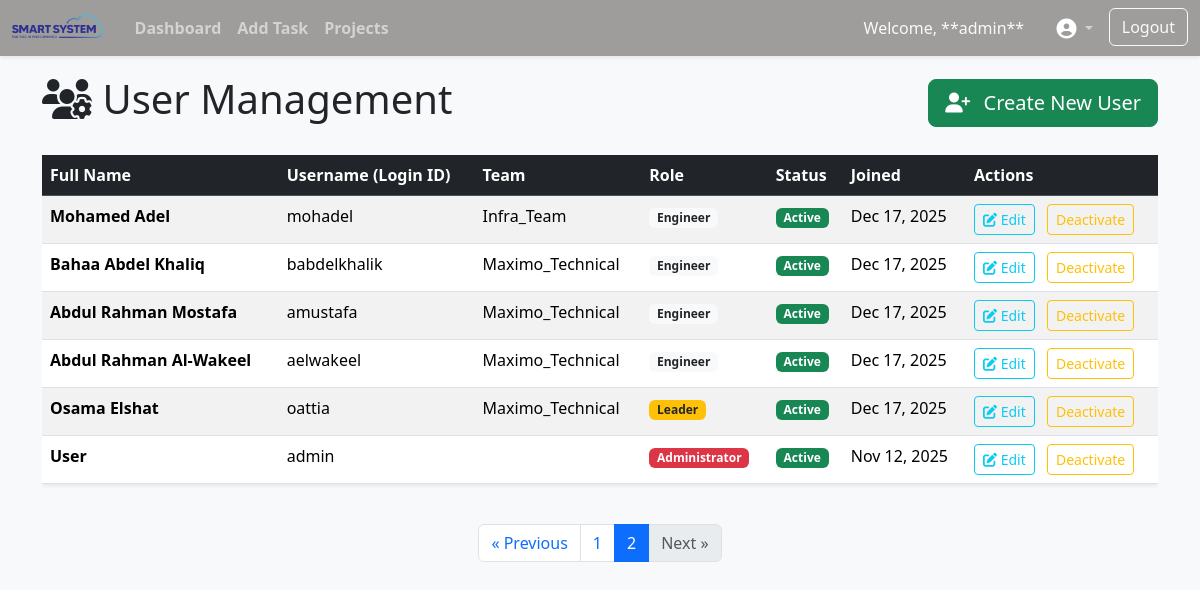
The page /users/?page=2 (signed in) on the database its author committed.
### app/models.py (models this page shows, shortened)
class CustomUser(AbstractBaseUser, PermissionsMixin):
    ROLE_CHOICES = [
        ('admin', 'Administrator'),
        ('developer', 'Developer'),
        ('sales', 'Sales'),
        ('ceo', 'CEO '),
        ('project-manager', 'Project Manager'),
        ('leader', 'Leader'),
        ('top-manager', 'Top Manager'),
        ('delivery-manager', 'Delivery Manager'),
        ('engineer', 'Engineer'),
    ]
    username = models.CharField(max_length=150, unique=True)
    role = models.CharField(max_length=20, choices=ROLE_CHOICES)
    is_active = models.BooleanField(default=True)
    is_staff = models.BooleanField(default=False)
    full_name = models.CharField( max_length=220, default='User')
    team = models.ForeignKey(Team, on_delete=models.SET_NULL,
                              null=True, blank=True, related_name="employees")
    objects = CustomUserManager()
    date_joined = models.DateTimeField(auto_now_add=True)
    email = models.EmailField(null=True, blank=True)
    USERNAME_FIELD = 'username'
    REQUIRED_FIELDS = ['role']
    class Meta:
        ordering = ('-date_joined',)

class Team(models.Model):
    title = models.CharField(max_length=100)
    team_lead = models.CharField(max_length=220, null=True)

### app/views.py (the view)
# urls.py: path('users/', views.users, name='users'),
@user_passes_test(lambda u: is_admin(u) or is_manager(u) or is_leader(u), login_url=reverse_lazy('home'))
def users(request):
    if is_leader(request.user):
        user_list = models.CustomUser.objects.filter(team__team_lead=request.user.full_name).order_by("-date_joined")
        teams = Team.objects.filter(team_lead = request.user.full_name)
    else:
        user_list = models.CustomUser.objects.all().order_by('-date_joined')
        teams =  models.Team.objects.all()
    paginator = Paginator(user_list, PAGE_SIZE)
    page_number = request.GET.get('page')
    page_obj = paginator.get_page(page_number)
    return render(request, 'users.html', {
        "role_choices": models.CustomUser.ROLE_CHOICES,
        "page_obj": page_obj,
        "users": page_obj.object_list,
        "teams": teams
    })

### app/views.py (called while the page is built)
def is_admin(user):
    return user.is_superuser or user.role == "admin"

def is_leader(user):
    return user.role == "leader"

### templates/users.html (shortened to what this page needs)
{% extends 'base.html' %}
{% block content %}
<div class="d-flex justify-content-between align-items-center mb-4 animate__animated animate__fadeInDown">
    <h1><i class="fas fa-users-cog"></i> User Management</h1>
    <button type="button" class="btn btn-success btn-lg" data-bs-toggle="modal" data-bs-target="#createUserModal">
        <i class="fas fa-user-plus me-2"></i> Create New User
    </button>
</div>
<div class="table-responsive animate__animated animate__fadeInUp">
    <table class="table table-hover table-striped shadow-sm">
        <thead class="table-dark">
            <tr>
                <th>Full Name</th>
                <th>Username (Login ID)</th>
                <th>Team</th>
                <th>Role</th>
                <th>Status</th>
                <th>Joined</th>
                <th>Actions</th>
            </tr>
        </thead>
        <tbody>
            {% for user in page_obj.object_list %}
            <tr id="user-row-{{ user.pk }}"
                data-user-id="{{ user.pk }}"
                data-full-name="{{ user.full_name }}"
                data-username="{{ user.username }}"
                data-role="{{ user.role }}"
                data-team="{{ user.team.pk }}"
                data-is-active="{% if user.is_active %}Active{% else %}Inactive{% endif %}">
                <td class="fw-bold">{{ user.full_name }}</td>
                <td>{{ user.username }}</td>
                <td>{{ user.team.title }}</td>
                <td>
                    {% if user.role == 'admin' %}
                        <span class="badge bg-danger">Administrator</span>
                    {% elif user.role == 'ceo' %}
                        <span class="badge bg-primary">CEO</span>
                    {% elif user.role == 'project-manager' %}
                        <span class="badge bg-info">PM</span>
                    {% elif user.role == 'leader' %}
                        <span class="badge bg-warning text-dark">Leader</span>
                    {% elif user.role == 'developer' %}
                        <span class="badge bg-dark">Developer</span>
                    {% elif user.role == 'sales' %}
                        <span class="badge bg-secondary">Sales</span>
                    {% else %}
                        <span class="badge bg-light text-dark">{{ user.get_role_display }}</span>
                    {% endif %}
                </td>
                <td>
                    {% if user.is_active %}
                        <span class="badge bg-success">Active</span>
                    {% else %}
                        <span class="badge bg-warning text-dark">Suspended</span>
                    {% endif %}
                </td>
                <td>{{ user.date_joined|date:"M d, Y" }}</td>
                <td>
                    <button class="btn btn-sm btn-outline-info me-2"
                            onclick="openEditModal(
                                '{{ user.pk }}',
                                '{{ user.username }}',
                                '{{ user.full_name }}',
                                '{{ user.role }}',
                                '{{ user.team.pk }}',
                            )">
                        <i class="fas fa-edit"></i> Edit
                    </button>
                    <button class="btn btn-sm {% if user.is_active %}btn-outline-warning{% else %}btn-outline-success{% endif %}"
                            onclick="openDeactivateModal(
                                '{{ user.pk }}',
                                '{{ user.full_name }}',
                                '{% if user.is_active %}Active{% else %}Inactive{% endif %}'
                            )">
                        {% if user.is_active %}Deactivate{% else %}Activate{% endif %}
                    </button>
                </td>
            </tr>
            {% empty %}
            <tr>
                <td colspan="6" class="text-center text-muted">No users found. Use the "Create New User" button to start.</td>
            </tr>
            {% endfor %}
        </tbody>
    </table>
</div>
{% if page_obj.has_other_pages %}
<nav aria-label="User Page Navigation" class="mt-4">
    <ul class="pagination justify-content-center">
        {% if page_obj.has_previous %}
        <li class="page-item">
            <a class="page-link" href="?page={{ page_obj.previous_page_number }}">&laquo; Previous</a>
        </li>
        {% else %}
        <li class="page-item disabled"><span class="page-link">&laquo; Previous</span></li>
        {% endif %}
        {% for i in page_obj.paginator.page_range %}
            {% if page_obj.number == i %}
                <li class="page-item active"><span class="page-link">{{ i }}</span></li>
            {% else %}
                <li class="page-item">
                    <a class="page-link" href="?page={{ i }}">{{ i }}</a>
                </li>
            {% endif %}
        {% endfor %}
        {% if page_obj.has_next %}
        <li class="page-item">
            <a class="page-link" href="?page={{ page_obj.next_page_number }}">Next &raquo;</a>
        </li>
        {% else %}
        <li class="page-item disabled"><span class="page-link">Next &raquo;</span></li>
        {% endif %}
    </ul>
</nav>
{% endif %}
{% endblock %}

### templates/base.html (shortened to what this page needs)
{% load static %}
<!DOCTYPE html>
<html lang="en">
<head>
<link href="https://cdn.jsdelivr.net/npm/bootstrap@5.3.2/dist/css/bootstrap.min.css" rel="stylesheet">
<link rel="stylesheet" href="https://cdnjs.cloudflare.com/ajax/libs/font-awesome/6.5.1/css/all.min.css">
<link rel="stylesheet" href="{% static 'css/style.css' %}">
<link rel="stylesheet" href="https://cdnjs.cloudflare.com/ajax/libs/animate.css/4.1.1/animate.min.css"/>
</head>
<body>
<nav class="navbar navbar-expand-lg navbar-dark bg-primary shadow-sm fixed-top" style="z-index: 1030;">
<div class="container-fluid">
<a class="navbar-brand" href="{% url 'home' %}">
<img src="{% static 'img/Smart-System-Logo.webp' %}" alt="Logo" height="24" class="d-inline-block align-text-top me-2">
</a>
<div class="collapse navbar-collapse" id="navbarNav">
<ul style="font-weight: bolder;" class="navbar-nav me-auto mb-2 mb-lg-0">
<li class="nav-item"><a class="nav-link" href="{% url 'home' %}">Dashboard</a></li>
<li class="nav-item"><a class="nav-link" href="{%url 'add_timesheet' %}">Add Task</a></li>
<li class="nav-item"><a class="nav-link" href="{%url 'projects' %}">Projects</a></li>
</ul>
<ul class="navbar-nav mb-2 mb-lg-0">
<li class="nav-item d-flex align-items-center">
 <span class="navbar-text me-3 text-light">
Welcome, **{{ request.user.username }}**
 </span>
</li>
<li class="nav-item dropdown me-2">
<a class="nav-link dropdown-toggle" href="#" id="accountDropdown" role="button" data-bs-toggle="dropdown" aria-expanded="false">
<i class="fas fa-user-circle fa-lg text-white"></i>
</a>
</li>
<li class="nav-item">
<a href="{%url 'logout' %}" class="btn btn-outline-light">Logout</a>
</li>
</ul>
</div>
</div>
</nav>
<main class="container">
{% block content %}
{% endblock %}
</main>
</body>
</html>

### static/css/style.css (style rules this page uses)
:root { --primary-color: #9f9c9c; --secondary-color: #402fd61f; --background-color: #f8f9fa; --card-bg-color: #ffffff; --text-color: #212529; --shadow-color: rgba(0, 0, 0, 0.1); --bs-primary: var(--primary-color); --bs-bg-opacity: 1; }
body { background-color: var(--background-color); color: var(--text-color); transition: background-color 0.3s, color 0.3s; padding-top: 75px; }
.navbar-dark.bg-primary { background-color: var(--primary-color) !important; }

### rows shown on the page
CustomUser: user.username "admin", full_name "User", username "admin", role "Administrator", is_active "Active", date_joined "Nov 12, 2025"
CustomUser: full_name "Mohamed Adel", username "mohadel", team "Infra_Team", role "Engineer", is_active "Active", date_joined "Dec 17, 2025"
CustomUser: full_name "Bahaa Abdel Khaliq", username "babdelkhalik", team "Maximo_Technical", role "Engineer", is_active "Active", date_joined "Dec 17, 2025"
CustomUser: full_name "Abdul Rahman Mostafa", username "amustafa", team "Maximo_Technical", role "Engineer", is_active "Active", date_joined "Dec 17, 2025"
CustomUser: full_name "Abdul Rahman Al-Wakeel", username "aelwakeel", team "Maximo_Technical", role "Engineer", is_active "Active", date_joined "Dec 17, 2025"
CustomUser: full_name "Osama Elshat", username "oattia", team "Maximo_Technical", role "Leader", is_active "Active", date_joined "Dec 17, 2025"

### other values the page prints
{{ i }} "1"
{{ i }} "2"
